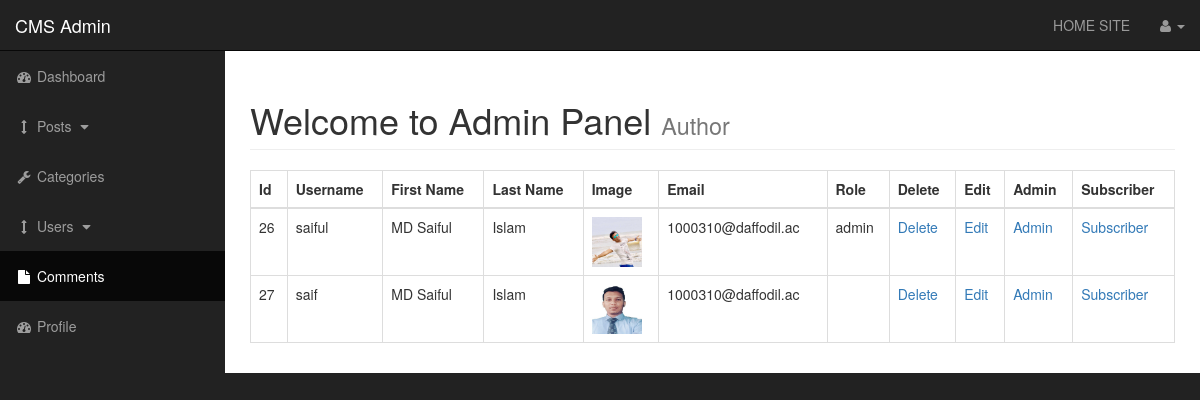
/admin/users.php, run on the app's committed database.
### tables this page shows
CREATE TABLE `users` (
  `user_id` int(3) NOT NULL,
  `username` varchar(255) NOT NULL,
  `password` varchar(255) NOT NULL,
  `first_name` varchar(255) NOT NULL,
  `last_name` varchar(255) NOT NULL,
  `user_email` varchar(255) NOT NULL,
  `user_image` text NOT NULL,
  `user_role` varchar(255) NOT NULL,
  `randSalt` varchar(255) NOT NULL
);

### admin/includes/view_all_users.php (the view, shortened to what this page needs)
            <table class="table table-bordered table-hover">
                <thead>
                    <tr>
                        <th>Id</th>
                        <th>Username</th>
                        <th>First Name</th>
                        <th>Last Name</th>
                        <th>Image</th>
                        <th>Email</th>
                        <th>Role</th>
                        <th>Delete</th>
                        <th>Edit</th>
                        <th>Admin</th>
                        <th>Subscriber</th>
                    </tr>
                </thead>
                 <tbody>
                    <?php
                        $query= "SELECT * FROM users";
                           $select_users=mysqli_query($conn,$query);
                            while($row=mysqli_fetch_assoc($select_users)){
                            $user_id=$row['user_id'];
                            $username=$row['username'];
                            $first_name=$row['first_name'];
                            $last_name=$row['last_name'];
                            $user_email=$row['user_email'];
                            $user_image=$row['user_image'];
                            $user_role=$row['user_role'];
                            echo "<tr>";
                            echo"<td>$user_id</td>";
                            echo"<td>$username</td>";
                            echo"<td>$first_name</td>";
                            echo"<td>$last_name</td>";
                            echo"<td> <img width='auto' height='50px' src='../images/$user_image' alt='image'></td>";
                            echo"<td>$user_email</td>";
                            echo"<td>$user_role</td>";
                echo"<td><a href='users.php?delete={$user_id}'>Delete</a></td>";
                echo"<td><a href='users.php?source=edit_user&edit_user={$user_id}'>Edit</a></td>";
echo"<td><a href='users.php?change_to_admin={$user_id}'>Admin</a></td>";
echo"<td><a href='users.php?change_to_sub={$user_id}'>Subscriber</a></td>";
                            echo "</tr>";
                        }
                    ?>
            </tbody>
            </table>

### admin/css/sb-admin.css (style rules this page uses)
body { margin-top: 100px; background-color: #222; }
@media (min-width:768px) { body { margin-top: 50px; } }

### data on the page
users: user_id "26", username "saiful", first_name "MD Saiful", last_name "Islam", user_image (picture), user_email "1000310@daffodil.ac", user_role "admin"
users: user_id "27", username "saif", first_name "MD Saiful", last_name "Islam", user_image (picture), user_email "1000310@daffodil.ac"
